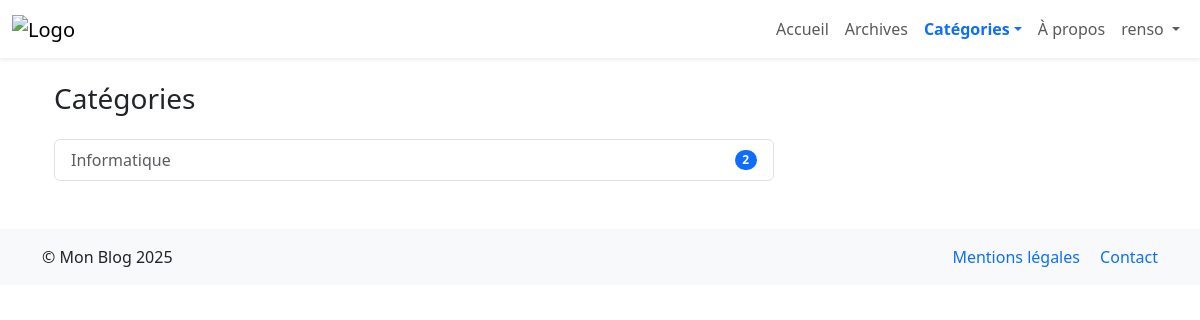
Page /categories/ (signed in) on the committed database.
### blogpost/models.py (models this page shows, shortened)
class CustomUser(AbstractUser):
    bio = models.TextField(max_length=500, blank=True)
    location = models.CharField(max_length=30, blank=True)
    birth_date = models.DateField(null=True, blank=True)
    avatar = models.ImageField(upload_to='avatars/', blank=True)

class Category(models.Model):
    name = models.CharField(max_length=100, unique=True)
    slug = models.SlugField(max_length=100, unique=True)
    created_at = models.DateTimeField(auto_now_add=True)
    class Meta:
        verbose_name_plural = "Categories"
        ordering = ['name']

### blogpost/views.py (the view)
# urls.py: path("categories/", views.CategoryListView.as_view(), name="category_list"),
class CategoryListView(ListView):
    model = Category
    template_name = 'blogpost/category_list.html'
    context_object_name = 'categories'

### blogpost/context_processors.py (called while the page is built)
def nav_categories(request):
    cache_key = 'nav_categories'
    cats = cache.get(cache_key)
    if cats is None:
        cats = list(Category.objects.all()[:8])
        cache.set(cache_key, cats, 3600)
    return {'nav_categories': cats}

### blogpost/templates/blogpost/category_list.html (shortened to what this page needs)
{% extends 'base.html' %}
{% load static querystring %}
{% block content %}
<div class="container">
    <div class="row">
        <div class="col-md-8">
            <h1 class="h3 mb-4">Catégories</h1>
            {% if categories %}
                <div class="list-group">
                    {% for category in categories %}
                        <a href="{% url 'category_detail' category.slug %}" class="list-group-item list-group-item-action d-flex justify-content-between align-items-center">
                            {{ category.name }}
                            <span class="badge bg-primary rounded-pill">{{ category.blog_posts.count }}</span>
                        </a>
                    {% endfor %}
                </div>
            {% else %}
                <div class="alert alert-info">Aucune catégorie définie.</div>
            {% endif %}
        </div>
        <div class="col-md-4">
        </div>
    </div>
</div>
{% endblock content %}

### blogpost/templates/base.html (shortened to what this page needs)
<!DOCTYPE html>
<html lang="fr">
<head>
    {% load static %}
    <link rel="stylesheet" href="{% static 'css/bootstrap.min.css' %}">
    <link rel="stylesheet" href="https://cdnjs.cloudflare.com/ajax/libs/font-awesome/6.5.0/css/all.min.css">
</head>
<body>
    <header class="header">
    <nav class="navbar navbar-expand-lg navbar-light bg-white shadow-sm">
        <div class="container-fluid">
            <a class="navbar-brand" href="{% url 'blogpost_list' %}">
                <img src="{% static 'images/logo.png' %}" alt="Logo" height="40">
            </a>
            <div class="collapse navbar-collapse" id="navbarNav">
                <ul class="navbar-nav ms-auto">
                    <li class="nav-item">
                        <a class="nav-link {% if request.resolver_match.url_name == 'home' %}active{% endif %}"
                           href="{% url 'blogpost_list' %}">
                            Accueil
                        </a>
                    </li>
                    <li class="nav-item">
                        <a class="nav-link {% if request.resolver_match.url_name == 'blogpost_archives' %}active{% endif %}" href="{% url 'blogpost_archives' %}">Archives</a>
                    </li>
                    <li class="nav-item dropdown">
                        <a class="nav-link dropdown-toggle {% if request.resolver_match.url_name == 'category_list' or request.resolver_match.url_name == 'category_detail' %}active{% endif %}" href="#" id="categoriesDropdown" role="button" data-bs-toggle="dropdown">Catégories</a>
                    </li>
                    <li class="nav-item">
                        <a class="nav-link {% if request.resolver_match.url_name == 'about' %}active{% endif %}"
                           href="">
                            À propos
                        </a>
                    </li>
                    {% if user.is_authenticated %}
                        <li class="nav-item dropdown">
                            <a class="nav-link dropdown-toggle" href="#" id="userDropdown" role="button"
                               data-bs-toggle="dropdown">
                                {{ user.username }}
                            </a>
                        </li>
                    {% endif %}
                </ul>
            </div>
        </div>
    </nav>
</header>
    <main class="container my-4">
        {% block content %}
        {% endblock content %}
    </main>
    <footer class="bg-light mt-5 py-3">
        <div class="container">
            <div class="row">
                <div class="col-md-6">
                    <p class="mb-0">&copy; {{ request.site.name|default:"Mon Blog" }} {% now "Y" %}</p>
                </div>
                <div class="col-md-6 text-end">
                    <a href="#" class="text-decoration-none me-3">Mentions légales</a>
                    <a href="#" class="text-decoration-none">Contact</a>
                </div>
            </div>
        </div>
    </footer>
</body>
</html>

### blogpost/templates/base.html (style rules this page uses)
.header { position: sticky; top: 0; z-index: 1000; }
.nav-link.active { font-weight: bold; color: #0d6efd !important; }

### rows in the picture
CustomUser: username "renso"
Category: name "Informatique", blog_posts.count "2"

### other values in the picture
{{ request.site.name|default:"Mon Blog" }} "Mon Blog"
